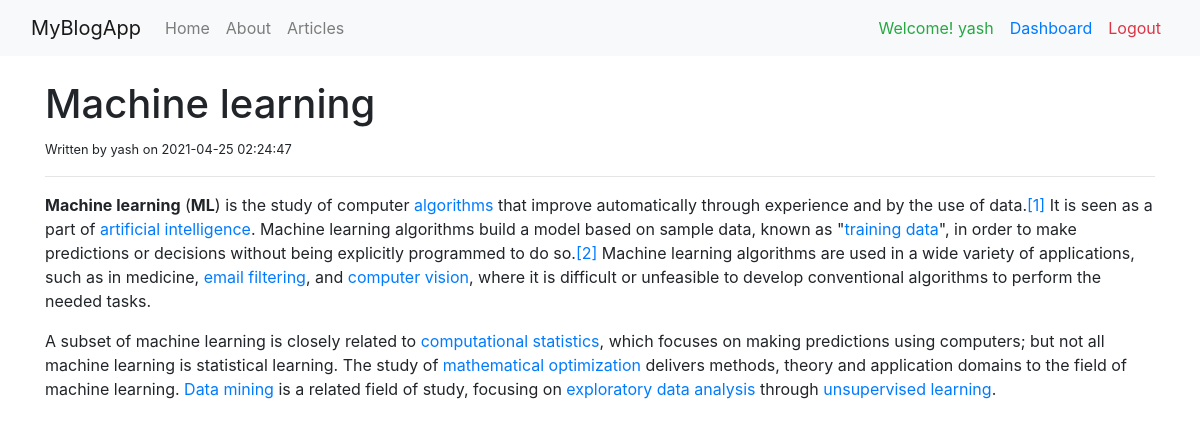
The page /article/4/ (signed in) on the database its author committed.
### app.py (models this page shows, shortened)
class Articles(db.Model):
    __tablename__ = 'articles'
    id = db.Column(db.Integer(), primary_key=True)
    title = db.Column(db.String(250))
    author = db.Column(db.String(100))
    body = db.Column(db.String())
    created_date = db.Column(db.DateTime, server_default=db.func.now())

### app.py (the view)
@app.route('/article/<string:id>/')
def article(id):
    result = db.session.query(Articles).filter(Articles.id==id).first()
    return render_template('article.html',article = result)

### templates/article.html
{% extends 'base.html' %}
{% block body %}
<h1>{{article.title}}</h1>
<small>Written by {{article.author}} on {{article.created_date}}</small>
<hr>
<div>
  {{article.body | safe}}
</div>
{% endblock %}

### templates/includes/_navbar.html (shortened to what this page needs)
<nav class="navbar navbar-expand-lg navbar-light bg-light">
    <div class="container-fluid">
    <div class="collapse navbar-collapse" id="navbarTogglerDemo01">
      <a class="navbar-brand" href="/">MyBlogApp</a>
      <ul class="navbar-nav mr-auto mt-2 mt-lg-0">
        <li><a class="nav-link" href="/">Home</a></li>
        <li><a class="nav-link" href="/about">About</a></li>
        <li><a class="nav-link" aria-current="page" href="/articles">Articles</a></li>
      </ul>
      <ul class="navbar-nav ml-auto">
        {% if session.logged_in %}
          <li><a class="nav-link text-success" href="#" >Welcome! {{session.username}}</a></li>
          <li><a class="nav-link text-primary" href="/dashboard">Dashboard</a></li>
          <li><a class="nav-link text-danger" href="/logout">Logout</a></li>
        {% else %}
          <li><a class="nav-link" href="/register">Register</a></li>
          <li><a class="nav-link" href="/login">Login</a></li>
        {% endif %}
      </ul>
    </div>
    </div>
  </nav>

### rows shown on the page
Articles: username "yash", title "Machine learning", author "yash", created_date "2021-04-25 02:24:47", body "Machine learning ( ML ) is the study of computer algorithms that improve automatically through experience and by the use of data. [1] It is seen as a part of artificial intelligence . Machine learning algorithms build a model based on sample data, known as \" training data \", in order to make predictions or decisions without being explicitly programmed to do so. [2] Machine learning algorithms are used in a wide variety of applications, such as in medicine, email filtering , and computer vision , where it is difficult or unfeasible to develop conventional algorithms to perform the needed tasks. A subset of machine learning is closely related to computational statistics , which focuses on…"
